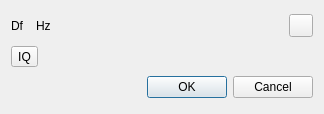
<?xml version="1.0" encoding="UTF-8"?>
<ui version="4.0">
 <class>TransverterDialog</class>
 <widget class="QDialog" name="TransverterDialog">
  <property name="geometry">
   <rect>
    <x>0</x>
    <y>0</y>
    <width>324</width>
    <height>114</height>
   </rect>
  </property>
  <property name="font">
   <font>
    <family>Liberation Sans</family>
    <pointsize>9</pointsize>
   </font>
  </property>
  <property name="windowTitle">
   <string>Delta Frequency</string>
  </property>
  <layout class="QVBoxLayout" name="verticalLayout">
   <item>
    <layout class="QVBoxLayout" name="TransverterLayout">
     <item>
      <layout class="QHBoxLayout" name="DeltaFrequencyLayout">
       <item>
        <widget class="QLabel" name="deltaFrequencyLabel">
         <property name="text">
          <string>Df</string>
         </property>
        </widget>
       </item>
       <item>
        <widget class="ValueDialZ" name="deltaFrequency" native="true">
         <property name="sizePolicy">
          <sizepolicy hsizetype="Maximum" vsizetype="Maximum">
           <horstretch>0</horstretch>
           <verstretch>0</verstretch>
          </sizepolicy>
         </property>
         <property name="maximumSize">
          <size>
           <width>32</width>
           <height>16</height>
          </size>
         </property>
         <property name="font">
          <font>
           <family>DejaVu Sans Mono</family>
           <pointsize>12</pointsize>
          </font>
         </property>
         <property name="cursor">
          <cursorShape>PointingHandCursor</cursorShape>
         </property>
         <property name="focusPolicy">
          <enum>Qt::StrongFocus</enum>
         </property>
         <property name="toolTip">
          <string>Transverter delta frequency (Hz)</string>
         </property>
        </widget>
       </item>
       <item>
        <widget class="QLabel" name="deltaFrequencyUnits">
         <property name="text">
          <string>Hz</string>
         </property>
        </widget>
       </item>
       <item>
        <spacer name="horizontalSpacer">
         <property name="orientation">
          <enum>Qt::Horizontal</enum>
         </property>
         <property name="sizeHint" stdset="0">
          <size>
           <width>40</width>
           <height>20</height>
          </size>
         </property>
        </spacer>
       </item>
       <item>
        <widget class="ButtonSwitch" name="deltaFrequencyActive">
         <property name="toolTip">
          <string>Enable or disable frequency translation</string>
         </property>
         <property name="text">
          <string/>
         </property>
         <property name="icon">
          <iconset resource="../resources/res.qrc">
           <normaloff>:/checkmark.png</normaloff>:/checkmark.png</iconset>
         </property>
        </widget>
       </item>
      </layout>
     </item>
    </layout>
   </item>
   <item>
    <layout class="QHBoxLayout" name="OptionsLayout">
     <item>
      <widget class="ButtonSwitch" name="iqOrder">
       <property name="toolTip">
        <string>IQ order: IQ: straight QI: swapped</string>
       </property>
       <property name="text">
        <string>IQ</string>
       </property>
      </widget>
     </item>
     <item>
      <spacer name="horizontalSpacer_2">
       <property name="orientation">
        <enum>Qt::Horizontal</enum>
       </property>
       <property name="sizeHint" stdset="0">
        <size>
         <width>40</width>
         <height>20</height>
        </size>
       </property>
      </spacer>
     </item>
    </layout>
   </item>
   <item>
    <widget class="QDialogButtonBox" name="buttonBox">
     <property name="orientation">
      <enum>Qt::Horizontal</enum>
     </property>
     <property name="standardButtons">
      <set>QDialogButtonBox::Cancel|QDialogButtonBox::Ok</set>
     </property>
    </widget>
   </item>
  </layout>
 </widget>
 <customwidgets>
  <customwidget>
   <class>ValueDialZ</class>
   <extends>QWidget</extends>
   <header>gui/valuedialz.h</header>
   <container>1</container>
  </customwidget>
  <customwidget>
   <class>ButtonSwitch</class>
   <extends>QToolButton</extends>
   <header>gui/buttonswitch.h</header>
  </customwidget>
 </customwidgets>
 <tabstops>
  <tabstop>buttonBox</tabstop>
 </tabstops>
 <resources>
  <include location="../resources/res.qrc"/>
 </resources>
 <connections>
  <connection>
   <sender>buttonBox</sender>
   <signal>accepted()</signal>
   <receiver>TransverterDialog</receiver>
   <slot>accept()</slot>
   <hints>
    <hint type="sourcelabel">
     <x>257</x>
     <y>194</y>
    </hint>
    <hint type="destinationlabel">
     <x>157</x>
     <y>203</y>
    </hint>
   </hints>
  </connection>
  <connection>
   <sender>buttonBox</sender>
   <signal>rejected()</signal>
   <receiver>TransverterDialog</receiver>
   <slot>reject()</slot>
   <hints>
    <hint type="sourcelabel">
     <x>314</x>
     <y>194</y>
    </hint>
    <hint type="destinationlabel">
     <x>286</x>
     <y>203</y>
    </hint>
   </hints>
  </connection>
 </connections>
</ui>
